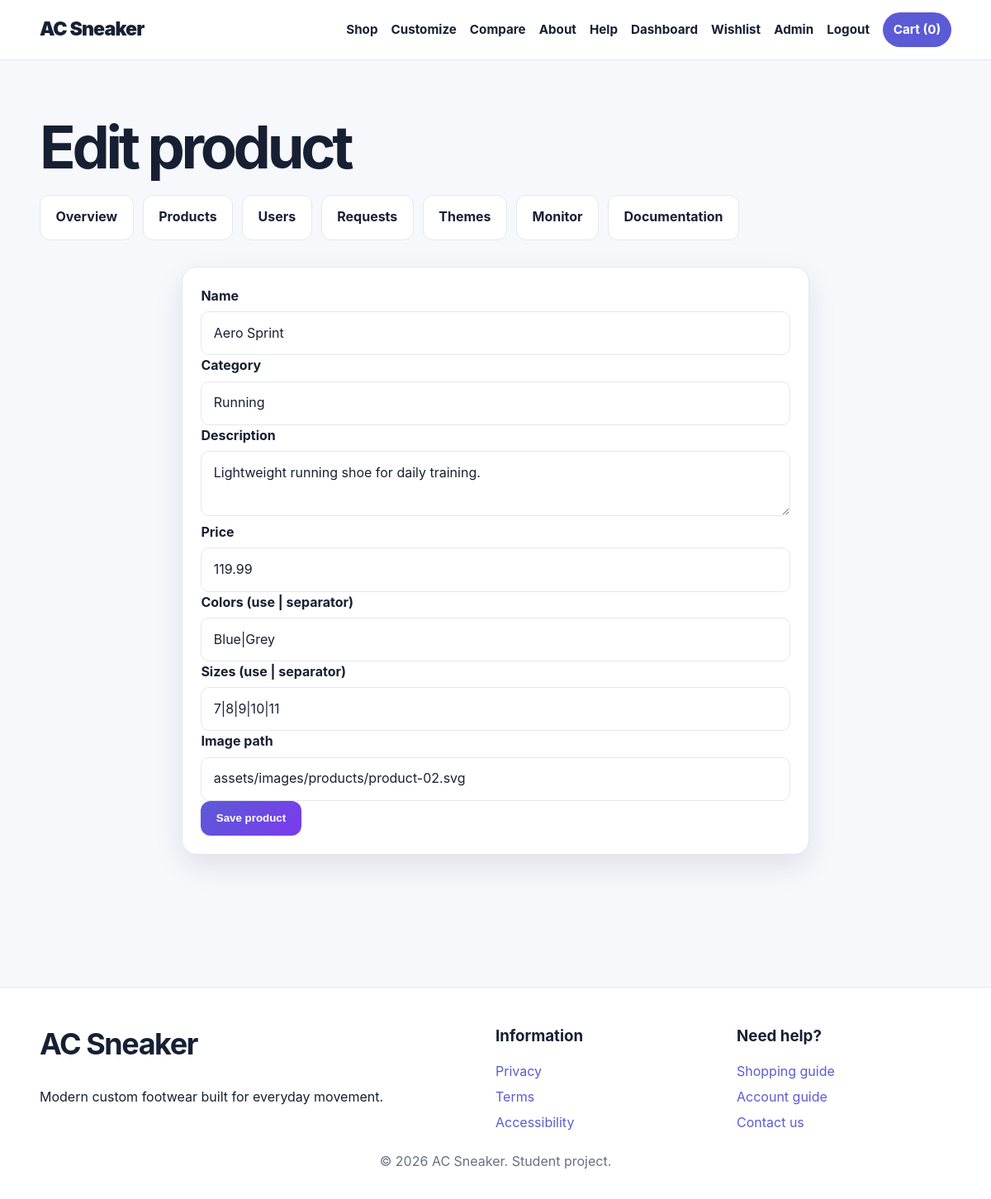
The app's page /3340project/admin/product_form.php?id=2 (signed in) with its own data.
### tables this page shows
CREATE TABLE products (
 id INT AUTO_INCREMENT PRIMARY KEY,
 name VARCHAR(120) NOT NULL,
 category VARCHAR(80) NOT NULL,
 description TEXT NOT NULL,
 price DECIMAL(10,2) NOT NULL,
 colors VARCHAR(255) NOT NULL,
 sizes VARCHAR(255) NOT NULL,
 image VARCHAR(255) NOT NULL,
 rating DECIMAL(2,1) NOT NULL DEFAULT 4.5,
 active TINYINT(1) NOT NULL DEFAULT 1,
 created_at TIMESTAMP DEFAULT CURRENT_TIMESTAMP
);

### 3340project/includes/functions.php (called while the page is built, shortened)
<?php
function e(?string $value): string {
    return htmlspecialchars($value ?? '', ENT_QUOTES, 'UTF-8');
}

### 3340project/admin/product_form.php (the view, shortened to what this page needs)
<?php
$pageTitle='Product Form';require_once __DIR__.'/../config/database.php';require_once __DIR__.'/../includes/functions.php';requireAdmin();
$id=filter_input(INPUT_GET,'id',FILTER_VALIDATE_INT);$product=['name'=>'','category'=>'','description'=>'','price'=>'','colors'=>'','sizes'=>'','image'=>'assets/images/products/product-01.svg'];
if($id){$stmt=$pdo->prepare("SELECT * FROM products WHERE id=?");$stmt->execute([$id]);$product=$stmt->fetch()?:$product;}
require __DIR__.'/../includes/header.php';
?><section class="section"><div class="container"><h1><?= $id?'Edit':'Add'?> product</h1><?php require __DIR__.'/_nav.php';?><form class="form-card" method="post">
<label>Name</label><input name="name" value="<?=e($product['name'])?>" required><label>Category</label><input name="category" value="<?=e($product['category'])?>" required>
<label>Description</label><textarea name="description" required><?=e($product['description'])?></textarea><label>Price</label><input type="number" step=".01" name="price" value="<?=e((string)$product['price'])?>" required>
<label>Colors (use | separator)</label><input name="colors" value="<?=e($product['colors'])?>" required><label>Sizes (use | separator)</label><input name="sizes" value="<?=e($product['sizes'])?>" required>
<label>Image path</label><input name="image" value="<?=e($product['image'])?>" required><br><button class="btn btn-primary">Save product</button></form></div></section><?php require __DIR__.'/../includes/footer.php'; ?>

### 3340project/assets/css/styles.css (style rules this page uses)
:root { --bg: #f7f8fc; --surface: #ffffff; --text: #172033; --muted: #667085; --primary: #5b5bd6; --primary-2: #7c3aed; --accent: #ffb703; --border: #e4e7ec; --danger: #c62828; --success: #1b7f3a; --shadow: 0 14px 35px rgba(23,32,51,.10); --radius: 18px; --max: 1180px; }
* { box-sizing: border-box; }
html { scroll-behavior: smooth; }
body { margin: 0; font-family: Inter, ui-sans-serif, system-ui, -apple-system, "Segoe UI", sans-serif; color: var(--text); background: var(--bg); line-height: 1.6; }
.container { width: min(var(--max), 92%); margin-inline: auto; }
h1,h2,h3 { line-height: 1.15; margin-top: 0; }
h1 { font-size: clamp(2.6rem, 6vw, 5.7rem); letter-spacing: -.06em; margin-bottom: 1rem; }
.btn { display: inline-flex; justify-content: center; align-items: center; padding: .85rem 1.15rem; border-radius: 12px; border: 0; cursor: pointer; font-weight: 750; transition: transform .2s ease, box-shadow .2s ease; }
.btn-primary { background: linear-gradient(135deg, var(--primary), var(--primary-2)); color: white; }
.hero-card, .card, .panel, .form-card { background: var(--surface); border: 1px solid var(--border); border-radius: var(--radius); box-shadow: var(--shadow); }
.section { padding: 4rem 0; }
input, select, textarea { width: 100%; padding: .8rem .9rem; border-radius: 10px; border: 1px solid var(--border); background: var(--surface); color: var(--text); font: inherit; }
label { display: block; font-weight: 700; margin-bottom: .35rem; }
.form-card { padding: 1.4rem; max-width: 760px; margin: 2rem auto; }

### records on screen
products: name "Aero Sprint", category "Running", description "Lightweight running shoe for daily training.", price "119.99", colors "Blue|Grey", sizes "7|8|9|10|11", image "assets/images/products/product-02.svg"

### other values on screen
cartCount() "0"
